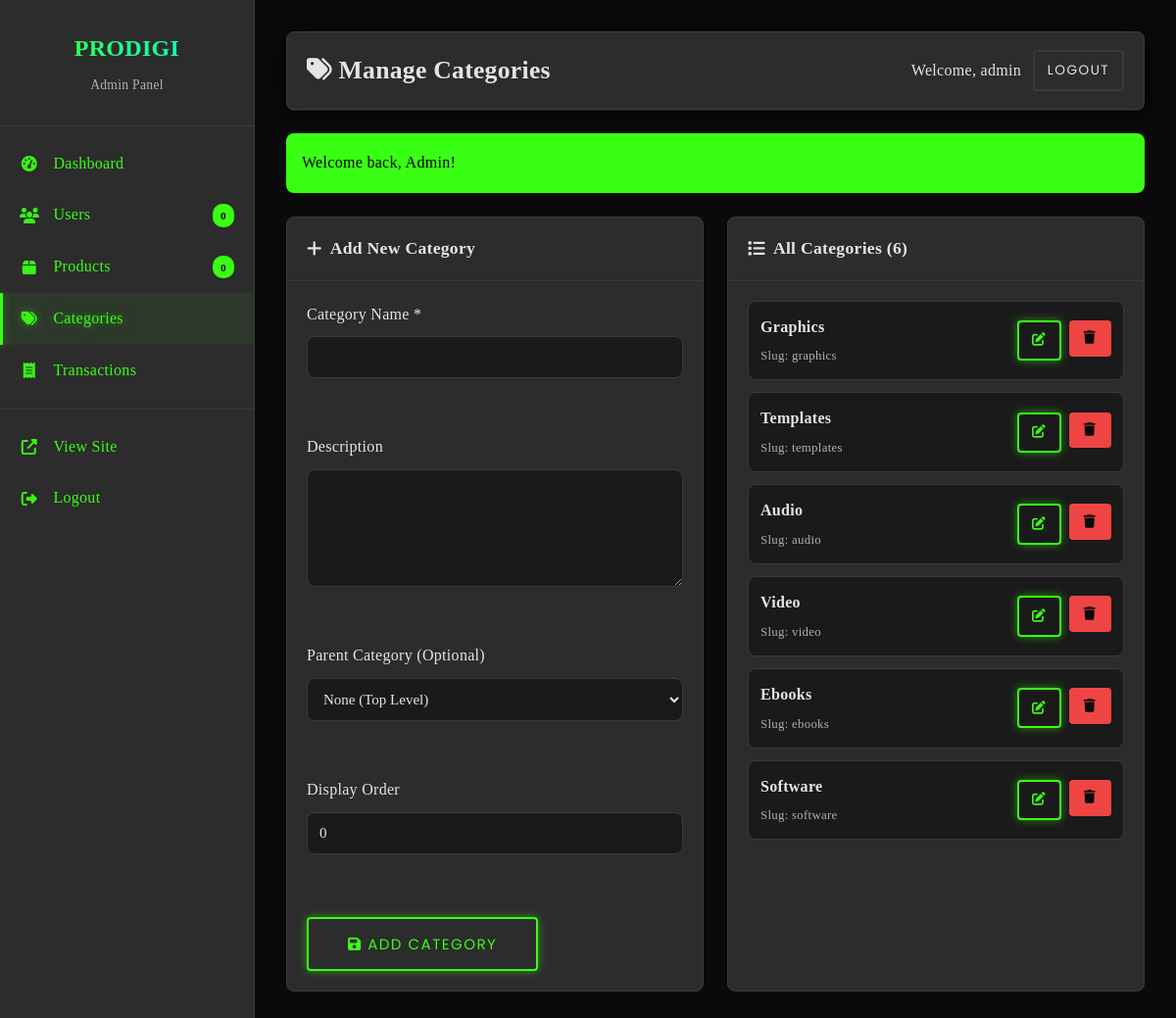
Screenshot of /admin/categories.php (signed in) with the database file from the repository.
### tables this page shows
CREATE TABLE categories (
    category_id INT PRIMARY KEY AUTO_INCREMENT,
    category_name VARCHAR(50) NOT NULL,
    category_slug VARCHAR(50) UNIQUE NOT NULL,
    category_description TEXT,
    category_icon VARCHAR(100),
    parent_category_id INT DEFAULT NULL,
    is_active TINYINT(1) DEFAULT 1,
    display_order INT DEFAULT 0,
    created_at TIMESTAMP DEFAULT CURRENT_TIMESTAMP,
    FOREIGN KEY (parent_category_id) REFERENCES categories(category_id) ON DELETE SET NULL,
    INDEX idx_category_slug (category_slug)
);

### config/config.php (called while the page is built, shortened)
<?php
spl_autoload_register(function ($class_name) {
    $utilsClasses = ['FileUpload', 'Utils', 'Category', 'Review'];
    if (in_array($class_name, $utilsClasses)) {
        $file = CLASSES_PATH . '/Utils.php';
        if (file_exists($file)) {
            return;
        }
    }
});
?>

### classes/Database.php (called while the page is built, shortened)
<?php
class Database {
    private static $instance = null;
    private $connection;
    private $host;
    private $username;
    private $password;
    private $database;
    private $charset;
    private function __construct() {
        $this->host = DB_HOST;
        $this->username = DB_USER;
        $this->password = DB_PASS;
        $this->database = DB_NAME;
        $this->charset = DB_CHARSET;
    }
    public static function getInstance() {
        if (self::$instance === null) {
            self::$instance = new self();
        }
        return self::$instance;
    }
    private function connect() {
        try {
            $dsn = "mysql:host={$this->host};dbname={$this->database};charset={$this->charset}";
            $options = [
                PDO::ATTR_ERRMODE => PDO::ERRMODE_EXCEPTION,
                PDO::ATTR_DEFAULT_FETCH_MODE => PDO::FETCH_ASSOC,
                PDO::ATTR_EMULATE_PREPARES => false,
                PDO::ATTR_PERSISTENT => true
            ];
            $this->connection = new PDO($dsn, $this->username, $this->password, $options);
        } catch (PDOException $e) {
            throw new Exception("Database connection failed: " . $e->getMessage());
        }
    }
    public function query($query, $params = []) {
        try {
            $stmt = $this->connection->prepare($query);
            $stmt->execute($params);
            return $stmt;
        } catch (PDOException $e) {
            throw new Exception("Query execution failed: " . $e->getMessage());
        }
    }
    public function fetchAll($query, $params = []) {
        $stmt = $this->query($query, $params);
        return $stmt->fetchAll();
    }
}
?>

### admin/categories.php (the view, shortened to what this page needs)
<?php
require_once __DIR__ . '/../config/config.php';
$category = new Category();
$editCategory = null;
$categories = $category->getAllCategories();
?>
<!DOCTYPE html>
<html lang="en">
<head>
    <link rel="stylesheet" href="<?php echo CSS_URL; ?>/dark-neon-theme.css">
    <link rel="stylesheet" href="<?php echo CSS_URL; ?>/admin.css">
    <link rel="stylesheet" href="https://cdnjs.cloudflare.com/ajax/libs/font-awesome/6.4.0/css/all.min.css">
</head>
<body class="admin-body">
    <?php include '../views/admin/sidebar.php'; ?>
    <div class="admin-main">
        <header class="admin-header">
            <h1><i class="fas fa-tags"></i> Manage Categories</h1>
            <div class="admin-user">
                <span>Welcome, <?php echo htmlspecialchars($_SESSION['username']); ?></span>
                <a href="<?php echo APP_URL; ?>/logout.php" class="btn btn-outline btn-sm">Logout</a>
            </div>
        </header>
        <div class="admin-content">
            <div class="dashboard-row">
                <div class="dashboard-card">
                    <div class="card-header">
                        <h2><i class="fas fa-<?php echo $editCategory ? 'edit' : 'plus'; ?>"></i>
                            <?php echo $editCategory ? 'Edit' : 'Add New'; ?> Category
                        </h2>
                    </div>
                    <div class="card-body">
                        <form method="POST" action="" class="form-vertical">
                            <div class="form-group">
                                <label for="category_name">Category Name *</label>
                                <input type="text" id="category_name" name="category_name" required
                                       value="<?php echo htmlspecialchars($editCategory['category_name'] ?? ''); ?>"
                                       class="form-control">
                            </div>
                            <div class="form-group">
                                <label for="category_description">Description</label>
                                <textarea id="category_description" name="category_description" rows="3"
                                          class="form-control"><?php echo htmlspecialchars($editCategory['category_description'] ?? ''); ?></textarea>
                            </div>
                            <div class="form-group">
                                <label for="parent_category_id">Parent Category (Optional)</label>
                                <select id="parent_category_id" name="parent_category_id" class="form-control">
                                    <option value="">None (Top Level)</option>
                                </select>
                            </div>
                            <div class="form-group">
                                <label for="display_order">Display Order</label>
                                <input type="number" id="display_order" name="display_order" min="0"
                                       value="<?php echo $editCategory['display_order'] ?? 0; ?>"
                                       class="form-control">
                            </div>
                            <div class="form-actions">
                                <button type="submit" class="btn btn-primary">
                                    <i class="fas fa-save"></i>
                                    <?php echo $editCategory ? 'Update' : 'Add'; ?> Category
                                </button>
                            </div>
                        </form>
                    </div>
                </div>
                <div class="dashboard-card">
                    <div class="card-header">
                        <h2><i class="fas fa-list"></i> All Categories (<?php echo count($categories); ?>)</h2>
                    </div>
                    <div class="card-body">
                        <?php if (empty($categories)): ?>
                            <p class="text-muted">No categories found</p>
                        <?php else: ?>
                            <div class="categories-list">
                                <?php foreach ($categories as $cat): ?>
                                <div class="category-item">
                                    <div class="category-info">
                                        <strong><?php echo htmlspecialchars($cat['category_name']); ?></strong>
                                        <small>
                                            Slug: <?php echo htmlspecialchars($cat['category_slug']); ?>
                                        </small>
                                    </div>
                                    <div class="category-actions">
                                        <a href="?edit=<?php echo $cat['category_id']; ?>"
                                           class="btn btn-sm btn-primary">
                                            <i class="fas fa-edit"></i>
                                        </a>
                                        <form method="POST" style="display: inline;">
                                            <button type="submit" class="btn btn-sm btn-danger"
                                                    onclick="return confirm('Delete this category? Products in this category will need reassignment.')">
                                                <i class="fas fa-trash"></i>
                                            </button>
                                        </form>
                                    </div>
                                </div>
                                <?php endforeach; ?>
                            </div>
                        <?php endif; ?>
                    </div>
                </div>
            </div>
        </div>
    </div>
</body>
</html>

### rows the page displays
categories: category_name "Graphics", category_slug "graphics"
categories: category_name "Templates", category_slug "templates"
categories: category_name "Audio", category_slug "audio"
categories: category_name "Video", category_slug "video"
categories: category_name "Ebooks", category_slug "ebooks"
categories: category_name "Software", category_slug "software"

### other values shown
$stats['total_users'] "0"
$stats['total_products'] "0"
$_SESSION['username'] "admin"
$message "Welcome back, Admin!"
count($categories) "6"
